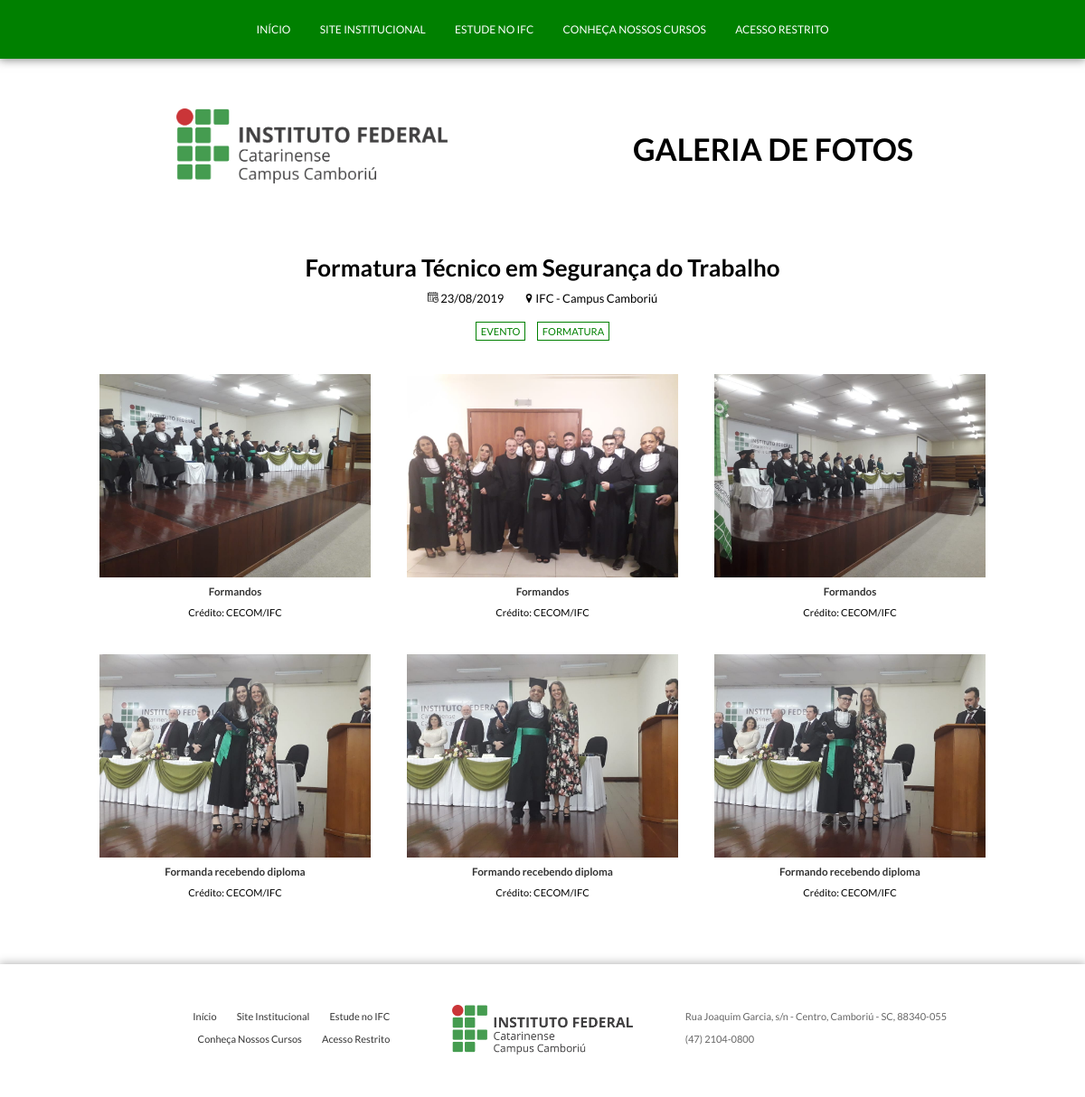
The page /Visitante/album/1 on the database as committed earlier.
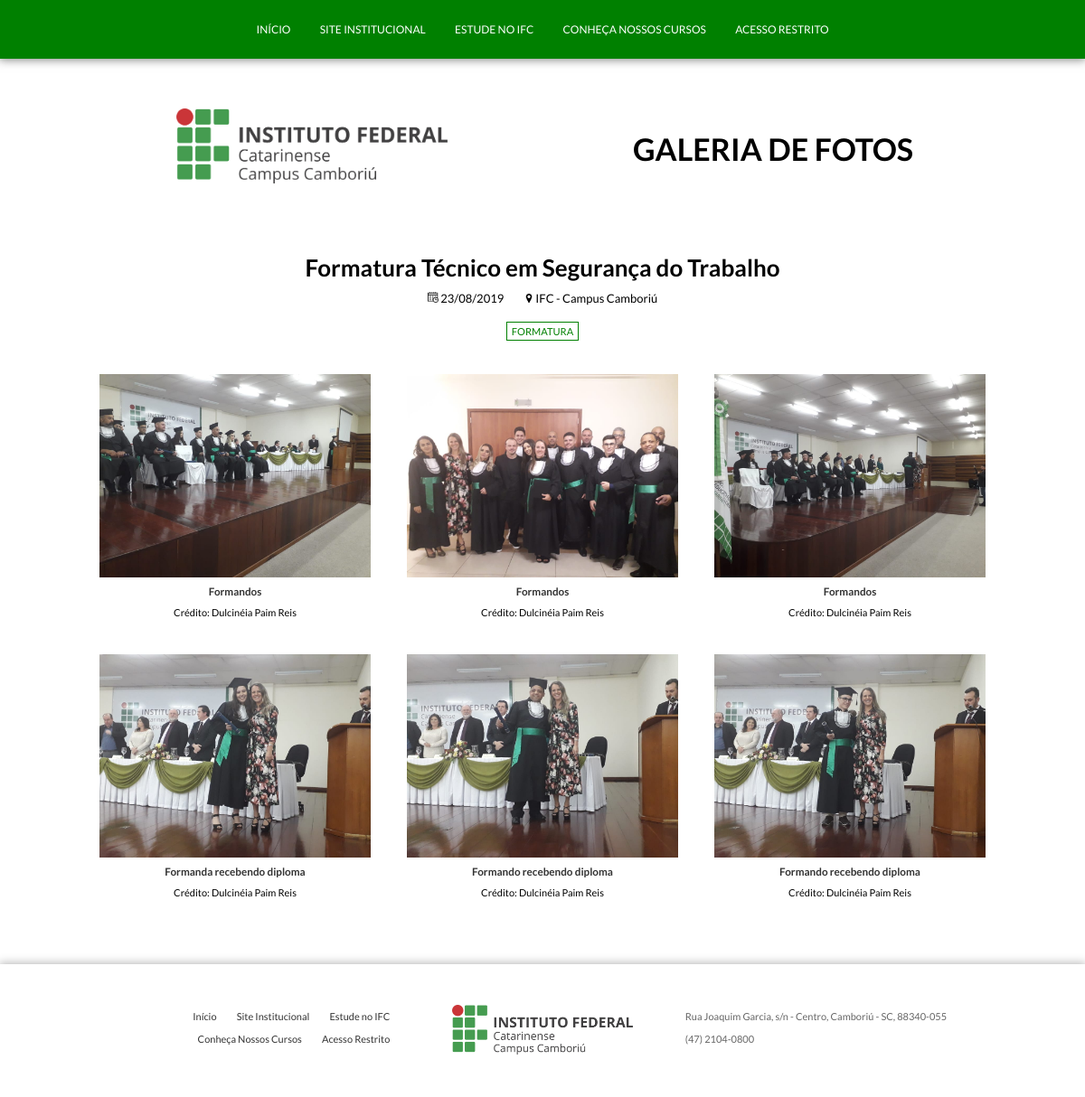
The same page on the database as committed later.
### tables this page shows
CREATE TABLE IF NOT EXISTS `album` (
  `id_album` int(11) NOT NULL AUTO_INCREMENT,
  `titulo` varchar(300) NOT NULL,
  `local` varchar(300) NOT NULL,
  `data` date NOT NULL,
  `capa` varchar(300) NOT NULL,
  PRIMARY KEY (`id_album`)
);

CREATE TABLE IF NOT EXISTS `imagem` (
  `id_imagem` int(11) NOT NULL AUTO_INCREMENT,
  `id_album` int(11) NOT NULL,
  `titulo` varchar(300) DEFAULT NULL,
  `descricao` varchar(500) DEFAULT NULL,
  `caminho` varchar(300) NOT NULL,
  `creditoFoto` varchar(100) DEFAULT NULL,
  PRIMARY KEY (`id_imagem`),
  KEY `fk_imagem_album` (`id_album`)
);

### application/controllers/Visitante.php (called while the page is built, shortened)
<?php
class Visitante extends CI_Controller {
    public function __construct() {
        $this->load->model('Album', 'album');
    }
    public function album($id_album) {
        $dados['fotos'] = $this->album->getFotos($id_album);
        $dados['album'] = $this->album->getAlbum($id_album);
        $dados['tags'] = $this->album->getTagPorAlbum($id_album);
		$this->load->view('template/cabecalho');
		$this->load->view('view/album', $dados);
		$this->load->view('template/rodape');
	}
}

### index.php (called while the page is built, shortened)
<?php
require_once BASEPATH.'core/CodeIgniter.php';

### application/models/Album.php (called while the page is built, shortened)
<?php
class Album extends CI_Model {
    public function getAlbum($id_album) {
        $this->db->select('id_album');
        $this->db->select('titulo');
        $this->db->select('local');
        $this->db->select('DATE_FORMAT(data, "%d/%m/%Y") as data');
        $this->db->select('capa');
        $this->db->from('album');
        $this->db->where('album.id_album', $id_album);
        $query = $this->db->get();
        return $query->result_array();
    }
    public function getFotos($id_album) {
        $this->db->select('id_imagem');
        $this->db->select('id_album');
        $this->db->select('titulo');
        $this->db->select('descricao');
        $this->db->select('caminho');
        $this->db->select('creditoFoto');
        $this->db->from('imagem');
        $this->db->where('id_album', $id_album);
        $query = $this->db->get();
        return $query->result_array();
    }
    public function getTagPorAlbum($id_album) {
        $this->db->select('tag.id_tag');
        $this->db->select('tag.nome');
        $this->db->select('tagalbum.id_album');
        $this->db->from('tag');
        $this->db->join('tagalbum', 'tagalbum.id_tag = tag.id_tag');
        $this->db->where('tagalbum.id_album', $id_album);
        $query = $this->db->get();
        return $query->result_array();
    }
}

### application/views/view/album.php (the view)
<div class="conteudo">
    <h1><?php echo $album[0]['titulo'] ?></h1>
    <h4><img src="<?php echo base_url('assets/imagens/date.png') ?>" width="12px"> <?php echo $album[0]['data'] ?></h4>
    <h4><img src="<?php echo base_url('assets/imagens/local.png') ?>" width="10px"> <?php echo $album[0]['local'] ?></h4>
    <ul>
        <?php foreach($tags as $tag): ?>
        <li><?php echo $tag['nome'] ?></li>
        <?php endforeach; ?>
    </ul>
    <?php foreach($fotos as $foto): ?>
    <div class="home-albuns">
        <div style="width: 300px;">
            <img style="width: 100%" src="<?php echo base_url('assets/imagens/'.$foto['caminho']) ?>" alt="<?php echo $foto['descricao'] ?>">
            <h5><?php echo $foto['titulo'] ?></h5>
            <h6>Crédito: <?php echo $foto['creditoFoto'] ?></h6>
        </div>
    </div>
    <?php endforeach; ?>
</div>

### application/views/template/cabecalho.php (shortened to what this page needs)
<!DOCTYPE html>
<html lang="pt-br">
<head>
    <link rel="stylesheet" href="<?php echo base_url('assets/css/style.css') ?>">
</head>
<body>
    <div id="menu">
        <a href="<?php echo base_url('visitante/home') ?>">Início</a>
        <a href="http://camboriu.ifc.edu.br/" target="_blank">Site Institucional</a>
        <a href="http://www.camboriu.ifc.edu.br/estude-no-ifc/" target="_blank">Estude no IFC</a>
        <a href="https://issuu.com/institutofederalcatarinense/docs/ifc_guiadecursos">Conheça Nossos Cursos</a>
        <?php if(!isset($this->session->id_usuario)): ?>
        <a href="<?php echo base_url('login/login') ?>">Acesso Restrito</a>
        <?php endif; ?>
    </div>
    <div class="main">
    <header>
        <div class="box1">
            <a href="<?php echo base_url('visitante/home') ?>"><img src="<?php echo base_url('assets/imagens/logo-ifc.png') ?>" alt="Logotipo do Instituto Federal Catarinense - Campus Camboriú" /></a>
        </div>
        <div class="box1">
            <h1>Galeria de Fotos</h1>
        </div>
    </header>

### application/views/template/rodape.php (shortened to what this page needs)
</div>
<div id="footer-wrapper">
    <footer>
        <div class="foot00">
            <div class="foot01">
                <a href="<?php echo base_url('visitante/home') ?>">Início</a>
                <a href="#">Site Institucional</a>
                <a href="#">Estude no IFC</a><br />
                <a href="#">Conheça Nossos Cursos</a>
                <a href="<?php echo base_url('login/login') ?>">Acesso Restrito</a>
            </div>
            <div class="foot02">
                <img src="<?php echo base_url('assets/imagens/logo-ifc.png') ?>" alt="Logotipo do Instituto Federal Catarinense - Campus Camboriú" />
            </div>
            <div class="foot03">
                <p>Rua Joaquim Garcia, s/n - Centro, Camboriú - SC, 88340-055</p>
                <p>(47) 2104-0800</p>
            </div>
        </div>
    </footer>
</div>
</body>
</html>

### assets/css/style.css (style rules this page uses)
* { margin: 0; padding: 0; }
body { background: white; font-family: 'Lato'; font-size: 13px; color: #000; height: 100%; }
.main { min-height: 100%; position: relative; width: 1020px; margin: 0 auto; }
a { text-decoration: none; color: #333; }
#menu { background: green; width: 100%; top: 0; left: 0; padding: 25px 0; position: fixed; z-index: 9999; text-transform: uppercase; color: white; font-size: 12px; text-align: center; -webkit-box-shadow: 0px 0px 10px 1px rgba(0,0,0,0.5); -moz-box-shadow: 0px 0px 10px 1px rgba(0,0,0,0.5); box-shadow: 0px 0px 10px 1px rgba(0,0,0,0.5); }
#menu a { color: white; text-decoration: none; padding: 0 15px; }
header { width: 100%; margin-left: auto; margin-right: auto; margin-top: 120px; position: relative; }
.box1 img { max-width: 300px; }
.box1 { width: 50%; height: 90px; float: left; text-align: center; margin-bottom: 70px; }
.box1 h1 { margin: 0; text-transform: uppercase; font-size: 34px; padding-top: 24px; padding-bottom: 24px; }
.conteudo { width: 1020px; text-align: center; }
.conteudo h1 { text-align: center; margin-bottom: 10px; }
.conteudo h4 { text-align: center; font-weight: normal; display: inline; margin: 0 10px; }
.conteudo ul { text-align: center; margin: 20px auto; }
.conteudo ul li { list-style: none; padding: 3px 5px; margin: 0 5px; color: green; border: 1px solid green; display: inline; text-transform: uppercase; font-size: 85%; text-align: center; }
.conteudo h5 { margin-top: 5px; }
.conteudo h6 { font-weight: normal; text-align: center; margin-top: -10px; font-size: 11px; }
.home-albuns { width: 300px; float: left; margin: 20px; }
.home-albuns img { height: auto; }
.home-albuns h5 { margin-bottom: 20px; color: #333; font-size: 90%; text-align: center; }
#footer-wrapper { width: 100%; position: relative; clear: both; height: 100%; top: 200px; }
footer { background: white; width: 100%; position: absolute; bottom: 0; padding: 45px 0; color: #666; -webkit-box-shadow: 0px 0px 10px 1px rgba(0,0,0,0.3); -moz-box-shadow: 0px 0px 10px 1px rgba(0,0,0,0.3); box-shadow: 0px 0px 10px 1px rgba(0,0,0,0.3); }
footer img { width: 200px }
.foot00 { width: 950px; margin: 0 auto; }
.foot01, .foot02, .foot03 { width: 33.3%; float: left; font-size: 11px; }
.foot01 { text-align: right; line-height: 25px; }
.foot01 a { margin: 0 10px; }
.foot02 { text-align: center; }
.foot03 { line-height: 25px; }
@media only screen and (max-device-width: 900px) { #menu, header { width: 100%; } }

Rows that differ between the two databases and show on the page:
changed imagem (number 1 of 6 on the later page): creditoFoto "CECOM/IFC" → "Dulcinéia Paim Reis"
changed imagem (number 2 of 6 on the later page): creditoFoto "CECOM/IFC" → "Dulcinéia Paim Reis"
changed imagem (number 3 of 6 on the later page): creditoFoto "CECOM/IFC" → "Dulcinéia Paim Reis"
changed imagem "Formanda recebendo diploma": creditoFoto "CECOM/IFC" → "Dulcinéia Paim Reis"
changed imagem (number 5 of 6 on the later page): creditoFoto "CECOM/IFC" → "Dulcinéia Paim Reis"
changed imagem (number 6 of 6 on the later page): creditoFoto "CECOM/IFC" → "Dulcinéia Paim Reis"
Other text that changed with them:
list line gone: "EVENTO"
